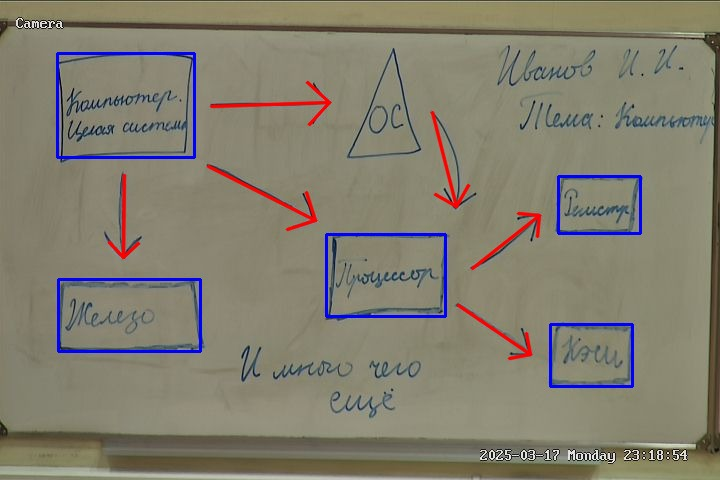
#> input picture results_bord/vis/1.jpg, 720 x 480 px; its folder holds only this picture in this run
$ jupyter execute --allow-errors main.ipynb
#> lines starting #> are read from the running program, lines starting #| are printed output that depends on the picture; after the words box and inside, x2 and y2 are one past the last pixel; in counts of white or black regions, pixels touching at a corner belong together
# OCR-пайплайн на основе VLM (Gigachat) для распознавания текста с белых маркерных доск и измерение метрик CER и WER

[cell 1]
from dotenv import load_dotenv
load_dotenv()

import os, io, cv2, requests, numpy as np
from pathlib import Path
import pandas as pd
from gigachat import GigaChat
import json, re
from typing import Optional, Dict, Any, Tuple, List
import math
from pathlib import Path

API_ROOT = "https://gigachat.devices.sberbank.ru/api/v1"
VERIFY = False

print('AUTHORIZATION_KEY:', bool(os.getenv('AUTHORIZATION_KEY')))

import warnings
from urllib3.exceptions import InsecureRequestWarning
warnings.filterwarnings('ignore', category=InsecureRequestWarning)

#> (a cell that did not finish here is left out)

[cell 3]
# [13 lines left out: function upload_image_to_gc_rest, not called in this run]

OCR_PROMPT = "Верни ровно текст на картинке одной строкой, без комментариев и пояснений."

# [25 lines left out: functions chat_with_attachment_rest, gc_ocr_image, not called in this run]

[cell 4]
# [21 lines left out: functions preprocess_line, _edit_distance, not called in this run]

def CER(ref, hyp): ref, hyp = ref or '', hyp or ''; return _edit_distance(list(ref), list(hyp)) / max(1,len(ref))
def WER(ref, hyp):
    ref_w=(ref or '').split(); hyp_w=(hyp or '').split()
    return _edit_distance(ref_w, hyp_w) / max(1,len(ref_w))

def read_lines_csv(csv_path: str, images_dir: str) -> pd.DataFrame:
    """Загрузка таблицы"""
#> called with csv_path = 'dataset_text_lines_CER_WER.csv', images_dir = 'Text_dataset_lines_for_CER_WER'
    df = pd.read_csv(csv_path, sep=None, engine='python', encoding='utf-8-sig')
#> (reads dataset_text_lines_CER_WER.csv from the repository)
    def norm(cols):
        out=[]
        for c in cols:
            c = c.replace("\ufeff","").replace("\xa0"," ")
            c = " ".join(c.strip().split())
            out.append(c)
        return out
    df.columns = norm(df.columns)
    df = df.rename(columns={'Picture name':'picture_name', "text_line":"origin_text_line"})
    df['abs_path'] = df['picture_name'].apply(lambda p: str(Path(images_dir)/str(p)))
    return df[['picture_name','origin_text_line','abs_path']].reset_index(drop=True)

lines_dir = 'Text_dataset_lines_for_CER_WER'
lines_csv = 'dataset_text_lines_CER_WER.csv'
N_LINES = 5  # для теста
df_lines = read_lines_csv(lines_csv, lines_dir).head(N_LINES)
df_lines.head()

#> (a cell that did not finish here is left out)

[cell 6]
# Корневая папка с изображениями схем
SCHEMES_DIR = Path('dataset_for_BR')
OUT_DIR = Path('results_bord/vis')
OUT_DIR.mkdir(parents=True, exist_ok=True)

[cell 7]
def imread_any(path: Path):
    """Загрузка изображения"""
    data = np.fromfile(str(path), dtype=np.uint8)
    img  = cv2.imdecode(data, cv2.IMREAD_COLOR)
    return img

def clip_point(x, y, W, H):
    # гарантируем что координата (x, y) лежит внутри изображения WxH
    return max(0, min(W-1, int(x))), max(0, min(H-1, int(y)))

def clip_box(x, y, w, h, W, H):
    """Аккуратно обрезаем рамку до границ изображения"""
    x0 = max(0, int(x)); y0 = max(0, int(y))
    x1 = min(W, x0 + int(w)); y1 = min(H, y0 + int(h))
    if x1 <= x0: x1 = min(W, x0 + 1)
    if y1 <= y0: y1 = min(H, y0 + 1)
    return x0, y0, x1, y1

def draw_rect(img, x, y, w, h, color=(255,0,0), thickness=2):
    """Рисуем прямоугольник"""
    H, W = img.shape[:2]
    x0,y0,x1,y1 = clip_box(x,y,w,h,W,H)
    cv2.rectangle(img, (x0,y0), (x1,y1), color, thickness)

def draw_arrow(img, xb, yb, xt, yt, color=(0,0,255), thickness=2, tip_len=0.25):
    """Рисуем стрелку"""
    H, W = img.shape[:2]
    x0,y0 = clip_point(xb, yb, W, H)
    x1,y1 = clip_point(xt, yt, W, H)
    if (x0==x1) and (y0==y1):
        return
    cv2.arrowedLine(img, (x0,y0), (x1,y1), color, thickness, line_type=cv2.LINE_AA, tipLength=tip_len)

[cell 8]
DATA_DIR = Path(".")  # CSV лежат в корне проекта

# функции для чтения эталонных данных
def read_rectangles_csv(path: Path) -> pd.DataFrame:
    df = pd.read_csv(path, sep=None, engine='python', encoding='utf-8-sig')
#> (reads rectangles.csv from the repository)
    df = df.rename(columns={
        'image_name': 'filename',
        'bbox_x': 'x',
        'bbox_y': 'y',
        'bbox_width': 'w',
        'bbox_height': 'h',
        'label_name': 'label'
    })

    # типы координат -> int
    for c in ['x','y','w','h','image_width','image_height']:
        df[c] = pd.to_numeric(df[c], errors='coerce').fillna(0).astype(int)
    df['abs_path'] = df['filename'].apply(lambda f: str(SCHEMES_DIR/str(f)))

    # оставим только нужные для отрисовки
    return df[['filename','abs_path','x','y','w','h']].reset_index(drop=True)

def read_arrows_points_csv(path: Path) -> pd.DataFrame:
    df = pd.read_csv(path, sep=None, engine='python', encoding='utf-8-sig')
#> (reads arrows.csv from the repository)
    df = df.rename(columns={'image_name': 'filename'})
    for c in ['x_base','y_base','x_tip','y_tip']:
        df[c] = pd.to_numeric(df[c], errors='coerce').fillna(0).astype(int)

    df['abs_path'] = df['filename'].apply(lambda f: str(SCHEMES_DIR/str(f)))
    return df[['filename','abs_path','x_base','y_base','x_tip','y_tip']].reset_index(drop=True)

def read_text_boxes_csv(path: Path) -> pd.DataFrame:
    df = pd.read_csv(path, sep=None, engine='python', encoding='utf-8-sig')
#> (reads text.csv from the repository)
    df = df.rename(columns={
        'image_name': 'filename',
        'bbox_x': 'x',
        'bbox_y': 'y',
        'bbox_width': 'w',
        'bbox_height': 'h',
        'label_name': 'label'
    })
    df['abs_path'] = df['filename'].apply(lambda f: str(SCHEMES_DIR/str(f)))
    return df[['filename','abs_path','x','y','w','h']].reset_index(drop=True)

[cell 9]
rects_csv = Path('rectangles.csv')
arrows_csv = Path('arrows.csv')
text_csv = Path('text.csv')

df_rects = read_rectangles_csv(rects_csv)
df_arrows = read_arrows_points_csv(arrows_csv)
df_text = read_text_boxes_csv(text_csv)

[cell 10]
# Соберём список всех уникальных изображений из прямоугольников/стрелок
all_files = sorted(set(df_rects['abs_path']).union(set(df_arrows['abs_path'])))

saved = 0
#> (the rest of this cell did not finish here and is left out)

#> in imread_any, img is the input picture: shape (480, 720, 3); mean B, G, R 111.3, 126.7, 131.1
#> after the loop `for r in rrows.itertuples(index=False):`:
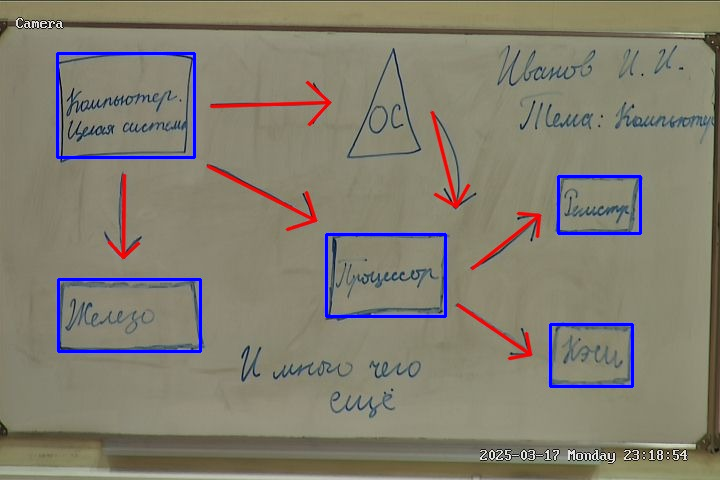
#> img: shape (480, 720, 3); 1.62% of pixels changed, all inside (x1, y1, x2, y2) = (56, 52, 642, 388)
#> after the loop `for r in arows.itertuples(index=False):`:
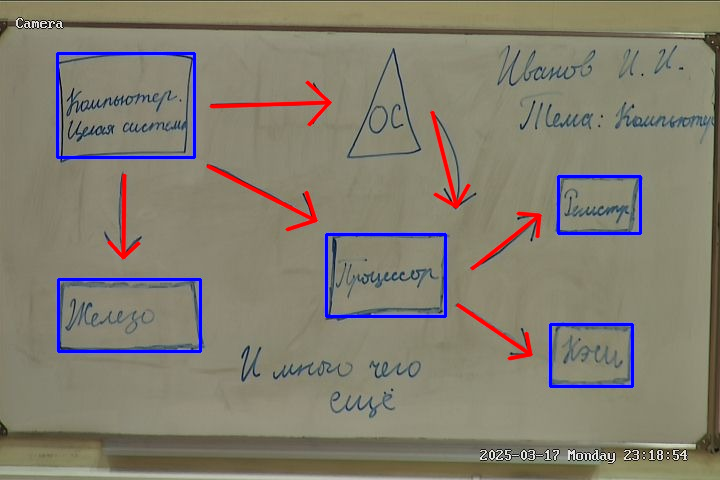
#> img: shape (480, 720, 3); 1.21% of pixels changed, all inside (x1, y1, x2, y2) = (107, 80, 542, 361)
    if img is None:
        print("Не удалось прочитать:", img_path)
        continue

    # прямоугольники - синие рамки
    rrows = df_rects[df_rects['abs_path'] == img_path]
    for r in rrows.itertuples(index=False):
        draw_rect(img, r.x, r.y, r.w, r.h, color=(255,0,0), thickness=2)

    # стрелки - красные (по двум точкам)
    arows = df_arrows[df_arrows['abs_path'] == img_path]
    for r in arows.itertuples(index=False):
        draw_arrow(img, r.x_base, r.y_base, r.x_tip, r.y_tip, color=(0,0,255), thickness=2, tip_len=0.25)

    # сохраняем
    out_path = OUT_DIR / Path(img_path).name
    ok, buf = cv2.imencode('.jpg', img, [int(cv2.IMWRITE_JPEG_QUALITY), 92])
    if ok:
        out_path.write_bytes(buf.tobytes())
        saved += 1

print(f"Готово. Сохранено визуализаций: {saved} в {OUT_DIR}")

[cell 11]
API_ROOT = "https://gigachat.devices.sberbank.ru/api/v1"
VERIFY = False

MODEL_ID = "GigaChat-2-Max"

DETECT_PROMPT = (
"""Ты — детектор схем. Верни ТОЛЬКО JSON без пояснений и без форматирования Markdown.
Требуется найти:
- Прямоугольники (рамки блоков): для каждого x,y,w,h (x,y — верхний левый угол).
- Стрелки: для каждой (x_base,y_base) — начало, (x_tip,y_tip) — конец.

Строгий JSON-ответ в формате:
{
  "image_width": <int>,
  "image_height": <int>,
  "rectangles": [
    {"x": <int>, "y": <int>, "w": <int>, "h": <int>}, ...
  ],
  "arrows": [
    {"x_base": <int>, "y_base": <int>, "x_tip": <int>, "y_tip": <int>}, ...
  ]
}

Правила:
- Координаты целые, в пикселях, в пределах изображения.
- Если объектов нет, верни пустые списки.
- Никаких комментариев. Только валидный JSON.
"""
)

# [77 lines left out: functions _upload_image_via_rest, _post_chat_with_attachment, _force_json, detect_layout_with_gc, not called in this run]

[cell 12]
from tqdm import tqdm

# соберём список картинок в папке
#> (the rest of this cell did not finish here and is left out)

#> (a cell that did not finish here is left out)

[cell 14]
# пороги для метрик
IOU_THR = 0.50   # минимальный IoU для того, чтобы рамка считалась совпавшей
ARW_THR = 0.03   # порог нормированной ошибки концов стрелки (в долях диагонали изображения)

GT_RECTS_CSV = Path('rectangles.csv')
GT_ARROWS_CSV = Path('arrows.csv')
DET_RECTS_CSV = Path('results_bord/detected_rectangles.csv')
DET_ARROWS_CSV = Path('results_bord/detected_arrows.csv')

[cell 15]
# нормализуем данные
def norm_rects(df: pd.DataFrame, is_det: bool) -> pd.DataFrame:
    # переименовываем возможные варианты колонок в стандартные
#> called with is_det = False
    df = df.rename(columns={
        'image_name': 'image_name',
        'filename': 'image_name',
        'bbox_x': 'x', 'bbox_y': 'y', 'bbox_width': 'w', 'bbox_height': 'h',
        'x': 'x', 'y': 'y', 'w': 'w', 'h': 'h',
        'image_width': 'W', 'image_height': 'H', 'width': 'W', 'height': 'H'
    })
    keep = ['image_name', 'x', 'y', 'w', 'h', 'W', 'H']
    missing = [c for c in keep if c not in df.columns]
    if missing:
        raise ValueError(f'Нет нужных колонок {missing}. Есть: {list(df.columns)}')
    # приводим все числовые колонки к int
    for c in keep[1:]:
        df[c] = pd.to_numeric(df[c], errors='coerce').fillna(0).astype(int)
    # возвращаем только нужные колонки
    return df[keep].copy()

def norm_arrows(df: pd.DataFrame, is_det: bool) -> pd.DataFrame:
#> called with is_det = False
    df = df.rename(columns={
        'image_name': 'image_name', 'filename': 'image_name',
        'x_base': 'x_base', 'y_base': 'y_base', 'x_tip': 'x_tip', 'y_tip': 'y_tip',
        'image_width': 'W', 'image_height': 'H', 'width': 'W', 'height': 'H'
    })
    keep = ['image_name', 'x_base', 'y_base', 'x_tip', 'y_tip', 'W', 'H']
    missing = [c for c in keep if c not in df.columns]
    if missing:
        raise ValueError(f'Нет нужных колонок {missing}. Есть: {list(df.columns)}')
    for c in keep[1:]:
        df[c] = pd.to_numeric(df[c], errors='coerce').fillna(0).astype(int)
    return df[keep].copy()

[cell 16]
def iou(boxA, boxB):
    """Вычисление IoU между двумя рамками"""
    # каждая рамка — (x, y, w, h)
    ax0, ay0 = boxA[0], boxA[1]
    ax1, ay1 = ax0 + boxA[2], ay0 + boxA[3]
    bx0, by0 = boxB[0], boxB[1]
    bx1, by1 = bx0 + boxB[2], by0 + boxB[3]
    # находим пересечение
    inter_x0, inter_y0 = max(ax0, bx0), max(ay0, by0)
    inter_x1, inter_y1 = min(ax1, bx1), min(ay1, by1)
    iw, ih = max(0, inter_x1 - inter_x0), max(0, inter_y1 - inter_y0)
    inter = iw * ih
    # площадь объединения
    areaA = boxA[2]*boxA[3]
    areaB = boxB[2]*boxB[3]
    union = areaA + areaB - inter
    return inter / union if union > 0 else 0.0

[cell 17]
def greedy_match_rects(gt_boxes, det_boxes, thr=0.5):
    """Сопоставление рамок"""
    used_det = set()
    matches = []
    for gi, g in enumerate(gt_boxes):
        best_i, best_j = 0.0, None
        for dj, d in enumerate(det_boxes):
            if dj in used_det:
                continue
            i = iou(g, d)
            if i > best_i:
                best_i, best_j = i, dj
        if best_j is not None and best_i >= thr:
            matches.append((gi, best_j))
            used_det.add(best_j)
    # определяем пропущенные (FN) и лишние (FP)
    FN = [i for i in range(len(gt_boxes))  if i not in [m[0] for m in matches]]
    FP = [j for j in range(len(det_boxes)) if j not in [m[1] for m in matches]]
    return matches, FN, FP

[cell 18]
def arrow_end_error_norm(a_gt, a_det, diag):
    """Ошибка конца стрелок"""
    xgb, ygb, xgt, ygt = a_gt
    xdb, ydb, xdt, ydt = a_det
    eb = math.hypot(xgb - xdb, ygb - ydb) / diag
    et = math.hypot(xgt - xdt, ygt - ydt) / diag
    return (eb + et) / 2.0  # средняя ошибка base+tip, нормированная на диагональ

def greedy_match_arrows(gt_ar, det_ar, W, H, thr_norm=0.03):
    """Соповтсавлние стрелок"""
    diag = max(1.0, math.hypot(W, H))  # диагональ изображения для нормировки
    used_det = set()
    matches = []
    for gi, g in enumerate(gt_ar):
        best_e, best_j = 1e9, None
        for dj, d in enumerate(det_ar):
            if dj in used_det:
                continue
            e = arrow_end_error_norm(g, d, diag)
            if e < best_e:
                best_e, best_j = e, dj
        if best_j is not None and best_e <= thr_norm:
            matches.append((gi, best_j))
            used_det.add(best_j)
    FN = [i for i in range(len(gt_ar))  if i not in [m[0] for m in matches]]
    FP = [j for j in range(len(det_ar)) if j not in [m[1] for m in matches]]
    return matches, FN, FP

[cell 19]
# основная функция оценки
def evaluate_simple_rects_arrows(
    gt_rects_df: pd.DataFrame,
    det_rects_df: pd.DataFrame,
    gt_arrows_df: pd.DataFrame,
    det_arrows_df: pd.DataFrame,
    iou_thr: float = IOU_THR,
    arrow_thr: float = ARW_THR
):
    # нормализуем входные таблицы
    gtr = norm_rects(gt_rects_df, is_det=False)
    dtr = norm_rects(det_rects_df, is_det=True)
    gta = norm_arrows(gt_arrows_df, is_det=False)
    dta = norm_arrows(det_arrows_df, is_det=True)

    # общий список всех имён изображений
    names = sorted(set(gtr['image_name']).union(set(gta['image_name']))
                   .union(set(dtr['image_name'])).union(set(dta['image_name'])))

    # инициализация счётчиков
    total_rect_tp = total_rect_fp = total_rect_fn = 0
    total_arw_tp  = total_arw_fp  = total_arw_fn  = 0

    per_image = []  # таблица метрик по каждому изображению
    # проходим по всем изображениям
    for name in names:
        # фильтруем рамки и стрелки для конкретного изображения
        gtr_i = gtr[gtr['image_name']==name].reset_index(drop=True)
        dtr_i = dtr[dtr['image_name']==name].reset_index(drop=True)
        gta_i = gta[gta['image_name']==name].reset_index(drop=True)
        dta_i = dta[dta['image_name']==name].reset_index(drop=True)

        # берём размеры кадра
        def pick_wh(df_list):
            for df in df_list:
                if len(df):
                    return int(df['W'].iloc[0]), int(df['H'].iloc[0])
            return 0, 0
        W, H = pick_wh([dtr_i, gtr_i, dta_i, gta_i])

        gt_boxes  = [(r.x, r.y, r.w, r.h) for r in gtr_i.itertuples(index=False)]
        det_boxes = [(r.x, r.y, r.w, r.h) for r in dtr_i.itertuples(index=False)]
        m_rects, fn_rects, fp_rects = greedy_match_rects(gt_boxes, det_boxes, thr=iou_thr)
        tp_r, fp_r, fn_r = len(m_rects), len(fp_rects), len(fn_rects)
        total_rect_tp += tp_r; total_rect_fp += fp_r; total_rect_fn += fn_r

        gt_arr  = [(r.x_base, r.y_base, r.x_tip, r.y_tip) for r in gta_i.itertuples(index=False)]
        det_arr = [(r.x_base, r.y_base, r.x_tip, r.y_tip) for r in dta_i.itertuples(index=False)]
        m_arw, fn_arw, fp_arw = greedy_match_arrows(gt_arr, det_arr, W, H, thr_norm=arrow_thr)
        tp_a, fp_a, fn_a = len(m_arw), len(fp_arw), len(fn_arw)
        total_arw_tp += tp_a; total_arw_fp += fp_a; total_arw_fn += fn_a

        # вычисляем precision / recall / f1 для конкретного изображения
        prec_r = tp_r / max(1, tp_r + fp_r)
        rec_r  = tp_r / max(1, tp_r + fn_r)
        f1_r   = 2 * prec_r * rec_r / max(1e-9, prec_r + rec_r)

        prec_a = tp_a / max(1, tp_a + fp_a)
        rec_a  = tp_a / max(1, tp_a + fn_a)
        f1_a   = 2 * prec_a * rec_a / max(1e-9, prec_a + rec_a)

        per_image.append({
            'image_name': name, 'W': W, 'H': H,
            'rect_tp': tp_r, 'rect_fp': fp_r, 'rect_fn': fn_r,
            'rect_precision': prec_r, 'rect_recall': rec_r, 'rect_f1': f1_r,
            'arrow_tp': tp_a, 'arrow_fp': fp_a, 'arrow_fn': fn_a,
            'arrow_precision': prec_a, 'arrow_recall': rec_a, 'arrow_f1': f1_a
        })

    # агрегируем результаты по всему датасету (микро-усреднение)
    rect_prec = total_rect_tp / max(1, total_rect_tp + total_rect_fp)
    rect_rec  = total_rect_tp / max(1, total_rect_tp + total_rect_fn)
    rect_f1   = 2 * rect_prec * rect_rec / max(1e-9, rect_prec + rect_rec)

    arw_prec  = total_arw_tp / max(1, total_arw_tp + total_arw_fp)
    arw_rec   = total_arw_tp / max(1, total_arw_tp + total_arw_fn)
    arw_f1    = 2 * arw_prec * arw_rec / max(1e-9, arw_prec + arw_rec)

    summary = {
        'IOU_THR': IOU_THR,
        'ARROW_THR_diag_frac': ARW_THR,
        'rect_precision': rect_prec, 'rect_recall': rect_rec, 'rect_f1': rect_f1,
        'rect_TP': total_rect_tp, 'rect_FP': total_rect_fp, 'rect_FN': total_rect_fn,
        'arrow_precision': arw_prec, 'arrow_recall': arw_rec, 'arrow_f1': arw_f1,
        'arrow_TP': total_arw_tp, 'arrow_FP': total_arw_fp, 'arrow_FN': total_arw_fn,
    }

    return summary, pd.DataFrame(per_image)

[cell 20]
# загружаем CSV и считаем метрики
gt_rects_df   = pd.read_csv(GT_RECTS_CSV,   sep=None, engine='python', encoding='utf-8-sig')
gt_arrows_df  = pd.read_csv(GT_ARROWS_CSV,  sep=None, engine='python', encoding='utf-8-sig')
det_rects_df  = pd.read_csv(DET_RECTS_CSV,  encoding='utf-8-sig')
det_arrows_df = pd.read_csv(DET_ARROWS_CSV, encoding='utf-8-sig')

summary, per_img = evaluate_simple_rects_arrows(
    gt_rects_df, det_rects_df, gt_arrows_df, det_arrows_df,
    iou_thr=IOU_THR, arrow_thr=ARW_THR
)

print('Простые метрики детекции рамок и стрелок')
for k,v in summary.items():
    if isinstance(v, float):
        print(f'{k:26s}: {v:.4f}')
    else:
        print(f'{k:26s}: {v}')

# сохраняем таблицы с метриками
out_dir = Path('results_bord')
out_dir.mkdir(parents=True, exist_ok=True)
per_img.to_csv(out_dir/'metrics_simple_per_image.csv', index=False, encoding='utf-8-sig')
pd.DataFrame([summary]).to_csv(out_dir/'metrics_simple_summary.csv', index=False, encoding='utf-8-sig')

print('\nСохранено:')
print(' - results_bord/metrics_simple_per_image.csv')
print(' - results_bord/metrics_simple_summary.csv')
